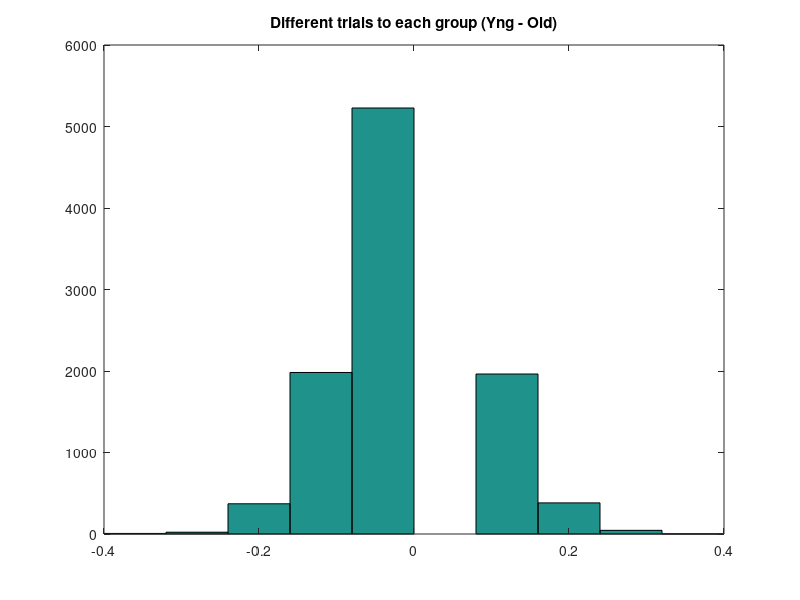
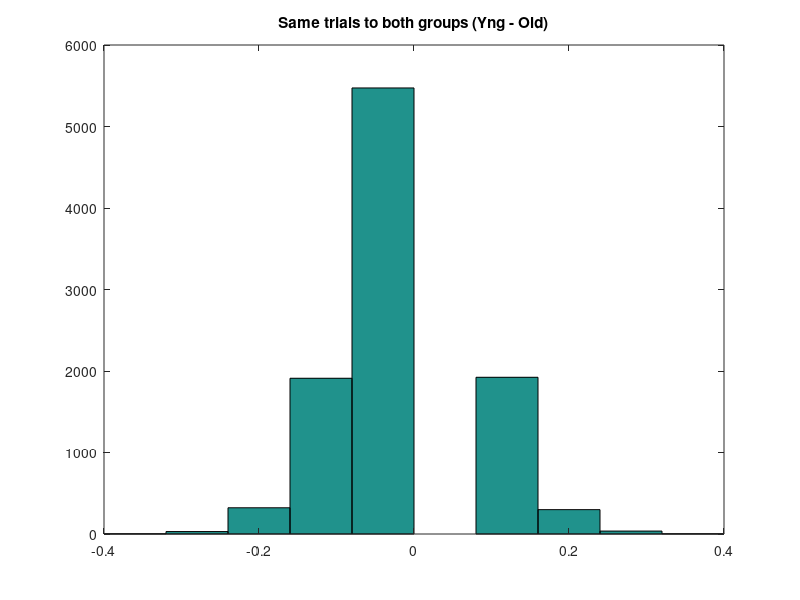
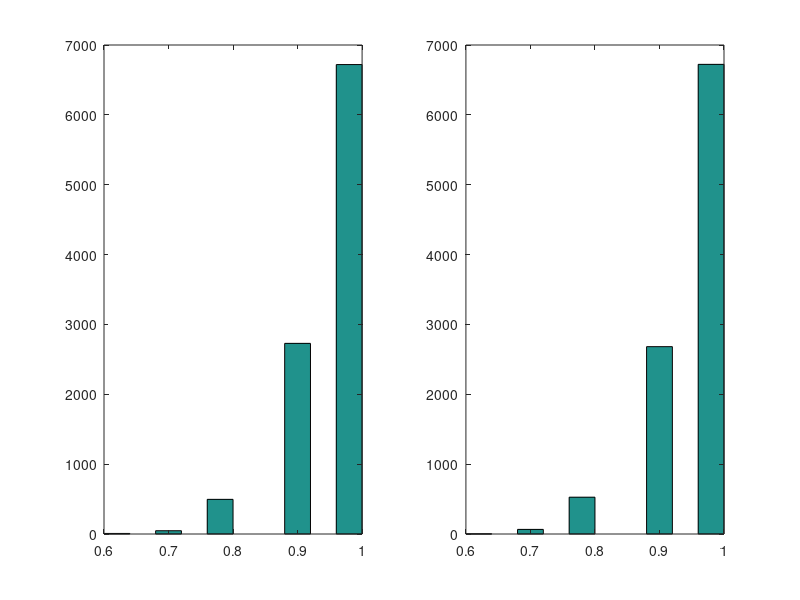

MATLAB code for these plots, in order:
AccYoung = [1.000	0.985	0.958;
            0.957	0.968	1.000;
            0.918	0.914	0.955];

AccOld = [1.000	1.000	1.000;
            0.938	0.935	1.000;
            0.922	0.857	1.000];

NSim = 10000;
NPositions = 9;
NRow = 3;
NCol = 3;
NTrials = 10;
R = floor(rand(NTrials,1)*NPositions+1);
[x, y] = ind2sub([NRow,NCol],R(1));
YngOverallAcc = zeros(NSim,1);
for j = 1:NSim
    Sim = zeros(NTrials,1);
    for i = 1:NTrials
        % What positon is it?
       R = floor(rand(NTrials,1)*NPositions+1);

        % What is the expected accuracy?
        [x, y] = ind2sub([NRow,NCol],R(1));

        % Did they get this correct
        if (rand() < AccYoung(y,x))
            Sim(i) = 1;
        end
    end
    
    YngOverallAcc(j) = mean(Sim);
end
mean(YngOverallAcc)
OldOverallAcc = zeros(NSim,1);
for j = 1:NSim
    Sim = zeros(NTrials,1);
    for i = 1:NTrials
        % What positon is it?
        R = floor(rand(NTrials,1)*NPositions+1);

        % What is the expected accuracy?
 [x, y] = ind2sub([NRow,NCol],R(1));
       
        % Did they get this correct
        if (rand() < AccOld(y,x))
            Sim(i) = 1;
        end
    end
    OldOverallAcc(j) = mean(Sim);
end
mean(OldOverallAcc)


% Use this accuracy to predict a random selection


OverallAcc = zeros(NSim,2);
for j = 1:NSim
    Sim = zeros(NTrials,2);
    for i = 1:NTrials
        % What positon is it?
                R = floor(rand(NTrials,1)*NPositions+1);

        % What is the expected accuracy?
        [x, y] = ind2sub([NRow,NCol],R(1));

        % Did they get this correct
        if (rand() < AccOld(y,x))
            Sim(i,2) = 1;
        end
        if (rand() < AccYoung(y,x))
            Sim(i,1) = 1;
        end
    end
    OverallAcc(j,1) = mean(Sim(:,1));
    OverallAcc(j,2) = mean(Sim(:,2));
end
figure(2)
hist(OverallAcc(:,1) - OverallAcc(:,2))
title('Same trials to both groups (Yng - Old)')

figure(1)
hist(YngOverallAcc-OldOverallAcc)
title('Different trials to each group (Yng - Old)')
figure(3)
subplot(1,2,1)
hist(YngOverallAcc)
[min(YngOverallAcc) max(YngOverallAcc)]
subplot(1,2,2)
hist(OldOverallAcc)

[min(OldOverallAcc) max(OldOverallAcc)]
min(OverallAcc)
max(OverallAcc)
min(OverallAcc(:,1) - OverallAcc(:,2))
max(OverallAcc(:,1) - OverallAcc(:,2))
min(YngOverallAcc-OldOverallAcc)
max(YngOverallAcc-OldOverallAcc)




